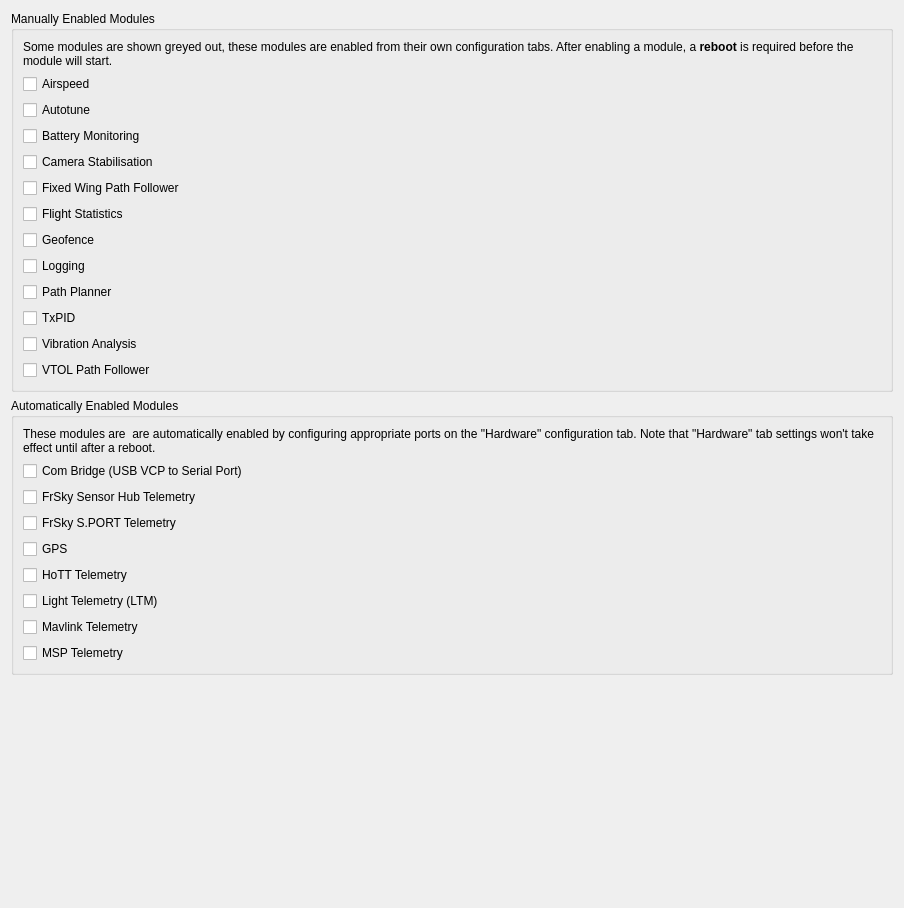
         <widget class="QWidget" name="scrollAreaWidgetContents_3">
          <property name="geometry">
           <rect>
            <x>0</x>
            <y>0</y>
            <width>904</width>
            <height>908</height>
           </rect>
          </property>
          <layout class="QVBoxLayout" name="verticalLayout_15">
           <item>
            <widget class="QGroupBox" name="gbManualModules">
             <property name="title">
              <string>Manually Enabled Modules</string>
             </property>
             <layout class="QVBoxLayout" name="verticalLayout_8">
              <item>
               <widget class="QLabel" name="lblManual">
                <property name="text">
                 <string>&lt;html&gt;&lt;head/&gt;&lt;body&gt;&lt;p&gt;Some modules are shown greyed out, these modules are enabled from their own configuration tabs. After enabling a module, a &lt;span style=&quot; font-weight:600;&quot;&gt;reboot&lt;/span&gt; is required before the module will start.&lt;/p&gt;&lt;/body&gt;&lt;/html&gt;</string>
                </property>
                <property name="wordWrap">
                 <bool>true</bool>
                </property>
               </widget>
              </item>
              <item>
               <widget class="QCheckBox" name="cbAirspeed">
                <property name="text">
                 <string>Airspeed</string>
                </property>
                <property name="objrelation" stdset="0">
                 <stringlist>
                  <string>objname:ModuleSettings</string>
                  <string>fieldname:AdminState</string>
                  <string>element:Airspeed</string>
                  <string>checkedoption:Enabled</string>
                  <string>uncheckedoption:Disabled</string>
                 </stringlist>
                </property>
               </widget>
              </item>
              <item>
               <widget class="QCheckBox" name="cbAutotune">
                <property name="toolTip">
                 <string>&lt;html&gt;&lt;head/&gt;&lt;body&gt;&lt;p&gt;The autotune module enables automated tuning of PIDs from observed flight characteristics.  See the Autotune configuration tab for more information and to enable this module.&lt;/p&gt;&lt;/body&gt;&lt;/html&gt;</string>
                </property>
                <property name="text">
                 <string>Autotune</string>
                </property>
                <property name="objrelation" stdset="0">
                 <stringlist>
                  <string>objname:ModuleSettings</string>
                  <string>fieldname:AdminState</string>
                  <string>element:Autotune</string>
                  <string>checkedoption:Enabled</string>
                  <string>uncheckedoption:Disabled</string>
                 </stringlist>
                </property>
               </widget>
              </item>
              <item>
               <widget class="QCheckBox" name="cbBattery">
                <property name="text">
                 <string>Battery Monitoring</string>
                </property>
                <property name="objrelation" stdset="0">
                 <stringlist>
                  <string>objname:ModuleSettings</string>
                  <string>fieldname:AdminState</string>
                  <string>element:Battery</string>
                  <string>checkedoption:Enabled</string>
                  <string>uncheckedoption:Disabled</string>
                 </stringlist>
                </property>
               </widget>
              </item>
              <item>
               <widget class="QCheckBox" name="cbCameraStab">
                <property name="toolTip">
                 <string>&lt;html&gt;&lt;head/&gt;&lt;body&gt;&lt;p&gt;See &amp;quot;Camera Stab&amp;quot; tab to enable/disable this module.&lt;/p&gt;&lt;/body&gt;&lt;/html&gt;</string>
                </property>
                <property name="text">
                 <string>Camera Stabilisation</string>
                </property>
                <property name="objrelation" stdset="0">
                 <stringlist>
                  <string>objname:ModuleSettings</string>
                  <string>fieldname:AdminState</string>
                  <string>element:CameraStab</string>
                  <string>checkedoption:Enabled</string>
                  <string>uncheckedoption:Disabled</string>
                 </stringlist>
                </property>
               </widget>
              </item>
              <item>
               <widget class="QCheckBox" name="cbFixedWingPathFollower">
                <property name="text">
                 <string>Fixed Wing Path Follower</string>
                </property>
                <property name="objrelation" stdset="0">
                 <stringlist>
                  <string>objname:ModuleSettings</string>
                  <string>fieldname:AdminState</string>
                  <string>element:FixedWingPathFollower</string>
                  <string>checkedoption:Enabled</string>
                  <string>uncheckedoption:Disabled</string>
                 </stringlist>
                </property>
               </widget>
              </item>
              <item>
               <widget class="QCheckBox" name="cbFlightStats">
                <property name="text">
                 <string>Flight Statistics</string>
                </property>
                <property name="objrelation" stdset="0">
                 <stringlist>
                  <string>objname:ModuleSettings</string>
                  <string>fieldname:AdminState</string>
                  <string>element:FlightStats</string>
                  <string>checkedoption:Enabled</string>
                  <string>uncheckedoption:Disabled</string>
                 </stringlist>
                </property>
               </widget>
              </item>
              <item>
               <widget class="QCheckBox" name="cbGeofence">
                <property name="toolTip">
                 <string>&lt;html&gt;&lt;head/&gt;&lt;body&gt;&lt;p&gt;This enables the geofence module, which will cause the UAV to crash at the geofence boundary. Please see the submodule tab or help for more information.&lt;/p&gt;&lt;/body&gt;&lt;/html&gt;</string>
                </property>
                <property name="text">
                 <string>Geofence</string>
                </property>
                <property name="objrelation" stdset="0">
                 <stringlist>
                  <string>objname:ModuleSettings</string>
                  <string>fieldname:AdminState</string>
                  <string>element:Geofence</string>
                  <string>checkedoption:Enabled</string>
                  <string>uncheckedoption:Disabled</string>
                 </stringlist>
                </property>
               </widget>
              </item>
              <item>
               <widget class="QCheckBox" name="cbLogging">
                <property name="toolTip">
                 <string>&lt;html&gt;&lt;head/&gt;&lt;body&gt;&lt;p&gt;Select to enable logging to on-board flash memory.&lt;/p&gt;&lt;/body&gt;&lt;/html&gt;</string>
                </property>
                <property name="text">
                 <string>Logging</string>
                </property>
                <property name="objrelation" stdset="0">
                 <stringlist>
                  <string>objname:ModuleSettings</string>
                  <string>fieldname:AdminState</string>
                  <string>element:Logging</string>
                  <string>checkedoption:Enabled</string>
                  <string>uncheckedoption:Disabled</string>
                 </stringlist>
                </property>
               </widget>
              </item>
              <item>
               <widget class="QCheckBox" name="cbPathPlanner">
                <property name="toolTip">
                 <string>This enables the path planner module which is required for waypoint navigation.</string>
                </property>
                <property name="text">
                 <string>Path Planner</string>
                </property>
                <property name="objrelation" stdset="0">
                 <stringlist>
                  <string>objname:ModuleSettings</string>
                  <string>fieldname:AdminState</string>
                  <string>element:PathPlanner</string>
                  <string>checkedoption:Enabled</string>
                  <string>uncheckedoption:Disabled</string>
                 </stringlist>
                </property>
               </widget>
              </item>
              <item>
               <widget class="QCheckBox" name="cbTxPid">
                <property name="toolTip">
                 <string>&lt;html&gt;&lt;head/&gt;&lt;body&gt;&lt;p&gt;The TxPID module allows settings to be tuned in-flight using the transmitter.  See the TxPID configuration tab for more information and to enable this module.&lt;/p&gt;&lt;/body&gt;&lt;/html&gt;</string>
                </property>
                <property name="text">
                 <string>TxPID</string>
                </property>
                <property name="objrelation" stdset="0">
                 <stringlist>
                  <string>objname:ModuleSettings</string>
                  <string>fieldname:AdminState</string>
                  <string>element:TxPID</string>
                  <string>checkedoption:Enabled</string>
                  <string>uncheckedoption:Disabled</string>
                 </stringlist>
                </property>
               </widget>
              </item>
              <item>
               <widget class="QCheckBox" name="cbVibrationAnalysis">
                <property name="text">
                 <string>Vibration Analysis</string>
                </property>
                <property name="objrelation" stdset="0">
                 <stringlist>
                  <string>objname:ModuleSettings</string>
                  <string>fieldname:AdminState</string>
                  <string>element:VibrationAnalysis</string>
                  <string>checkedoption:Enabled</string>
                  <string>uncheckedoption:Disabled</string>
                 </stringlist>
                </property>
               </widget>
              </item>
              <item>
               <widget class="QCheckBox" name="cbVtolFollower">
                <property name="toolTip">
                 <string>Enable the VTOL path follower module which is required for RTH, PH and navigation</string>
                </property>
                <property name="text">
                 <string>VTOL Path Follower</string>
                </property>
                <property name="objrelation" stdset="0">
                 <stringlist>
                  <string>objname:ModuleSettings</string>
                  <string>fieldname:AdminState</string>
                  <string>element:VtolPathFollower</string>
                  <string>checkedoption:Enabled</string>
                  <string>uncheckedoption:Disabled</string>
                 </stringlist>
                </property>
               </widget>
              </item>
             </layout>
            </widget>
           </item>
           <item>
            <widget class="QGroupBox" name="gbAutoModules">
             <property name="title">
              <string>Automatically Enabled Modules</string>
             </property>
             <layout class="QVBoxLayout" name="verticalLayout_9">
              <item>
               <widget class="QLabel" name="lblAuto">
                <property name="text">
                 <string>These modules are  are automatically enabled by configuring appropriate ports on the &quot;Hardware&quot; configuration tab. Note that &quot;Hardware&quot; tab settings won't take effect until after a reboot.</string>
                </property>
                <property name="wordWrap">
                 <bool>true</bool>
                </property>
               </widget>
              </item>
              <item>
               <widget class="QReadOnlyCheckBox" name="cbComBridge">
                <property name="toolTip">
                 <string>Select to enable USB serial relay to a serial port (select the board on the board options)</string>
                </property>
                <property name="text">
                 <string>Com Bridge (USB VCP to Serial Port)</string>
                </property>
                <property name="objrelation" stdset="0">
                 <stringlist>
                  <string>objname:TaskInfo</string>
                  <string>fieldname:Running</string>
                  <string>element:Com2UsbBridge</string>
                 </stringlist>
                </property>
               </widget>
              </item>
              <item>
               <widget class="QReadOnlyCheckBox" name="cbUAVOFrskyBridge">
                <property name="toolTip">
                 <string>&lt;html&gt;&lt;head/&gt;&lt;body&gt;&lt;p&gt;This enables Frsky Telemetry&lt;/p&gt;&lt;/body&gt;&lt;/html&gt;</string>
                </property>
                <property name="text">
                 <string>FrSky Sensor Hub Telemetry</string>
                </property>
                <property name="objrelation" stdset="0">
                 <stringlist>
                  <string>objname:TaskInfo</string>
                  <string>fieldname:Running</string>
                  <string>element:UAVOFrSKYSBridge</string>
                 </stringlist>
                </property>
               </widget>
              </item>
              <item>
               <widget class="QReadOnlyCheckBox" name="cbUAVOFrSkySPortBridge">
                <property name="text">
                 <string>FrSky S.PORT Telemetry</string>
                </property>
                <property name="objrelation" stdset="0">
                 <stringlist>
                  <string>objname:TaskInfo</string>
                  <string>fieldname:Running</string>
                  <string>element:UAVOFrSkySPortBridge</string>
                 </stringlist>
                </property>
               </widget>
              </item>
              <item>
               <widget class="QReadOnlyCheckBox" name="cbGPS">
                <property name="toolTip">
                 <string>Select to enable the GPS module</string>
                </property>
                <property name="text">
                 <string>GPS</string>
                </property>
                <property name="objrelation" stdset="0">
                 <stringlist>
                  <string>objname:TaskInfo</string>
                  <string>fieldname:Running</string>
                  <string>element:GPS</string>
                 </stringlist>
                </property>
               </widget>
              </item>
              <item>
               <widget class="QReadOnlyCheckBox" name="cbUAVOHottBridge">
                <property name="toolTip">
                 <string>&lt;html&gt;&lt;head/&gt;&lt;body&gt;&lt;p&gt;This enables the Graupner HoTT Telemetry&lt;/p&gt;&lt;/body&gt;&lt;/html&gt;</string>
                </property>
                <property name="text">
                 <string>HoTT Telemetry</string>
                </property>
                <property name="objrelation" stdset="0">
                 <stringlist>
                  <string>objname:TaskInfo</string>
                  <string>fieldname:Running</string>
                  <string>element:UAVOHoTTBridge</string>
                 </stringlist>
                </property>
               </widget>
              </item>
              <item>
               <widget class="QReadOnlyCheckBox" name="cbUAVOLighttelemetryBridge">
                <property name="toolTip">
                 <string>&lt;html&gt;&lt;head/&gt;&lt;body&gt;&lt;p&gt;Enable UAVOLighttelemetryBridge module which is required for LightTelemetry protocol&lt;/p&gt;&lt;/body&gt;&lt;/html&gt;</string>
                </property>
                <property name="text">
                 <string>Light Telemetry (LTM)</string>
                </property>
                <property name="objrelation" stdset="0">
                 <stringlist>
                  <string>objname:TaskInfo</string>
                  <string>fieldname:Running</string>
                  <string>element:UAVOLighttelemetryBridge</string>
                 </stringlist>
                </property>
               </widget>
              </item>
              <item>
               <widget class="QReadOnlyCheckBox" name="cbUavoMavlink">
                <property name="text">
                 <string>Mavlink Telemetry</string>
                </property>
                <property name="objrelation" stdset="0">
                 <stringlist>
                  <string>objname:TaskInfo</string>
                  <string>fieldname:Running</string>
                  <string>element:UAVOMavlinkBridge</string>
                 </stringlist>
                </property>
               </widget>
              </item>
              <item>
               <widget class="QReadOnlyCheckBox" name="cbUAVOMSPBridge">
                <property name="toolTip">
                 <string>&lt;html&gt;&lt;head/&gt;&lt;body&gt;&lt;p&gt;This enables the UAVOMSPBridge module, which allows the Multiwii Serial Protocol to be used.&lt;/p&gt;&lt;/body&gt;&lt;/html&gt;</string>
                </property>
                <property name="text">
                 <string>MSP Telemetry</string>
                </property>
                <property name="objrelation" stdset="0">
                 <stringlist>
                  <string>objname:TaskInfo</string>
                  <string>fieldname:Running</string>
                  <string>element:UAVOMSPBridge</string>
                 </stringlist>
                </property>
               </widget>
              </item>
             </layout>
            </widget>
           </item>
           <item>
            <spacer name="verticalSpacer_4">
             <property name="orientation">
              <enum>Qt::Vertical</enum>
             </property>
             <property name="sizeHint" stdset="0">
              <size>
               <width>20</width>
               <height>2</height>
              </size>
             </property>
            </spacer>
           </item>
          </layout>
         </widget>
